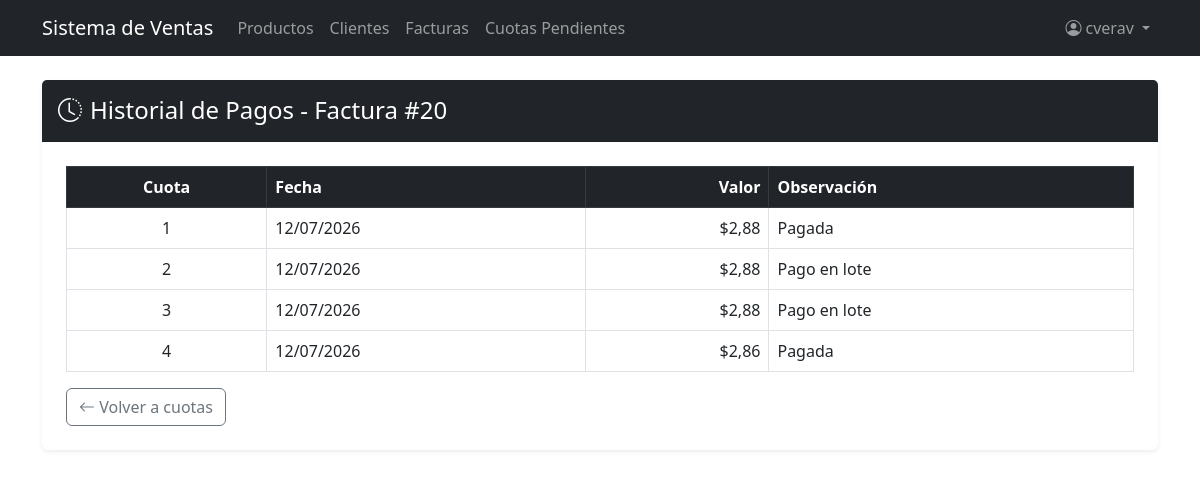
Page /creditos-ventas/factura/20/pagos/ (signed in) on the committed database.
### billing/models.py (models this page shows, shortened)
class Invoice(models.Model):
    customer = models.ForeignKey(Customer, on_delete=models.PROTECT, related_name='invoices', verbose_name='Cliente')
    invoice_date = models.DateTimeField(auto_now_add=True, verbose_name='Datos de Factura')
    subtotal = models.DecimalField(max_digits=12, decimal_places=2, default=0)
    tax = models.DecimalField(max_digits=12, decimal_places=2, default=0, verbose_name='Impuesto')
    total = models.DecimalField(max_digits=12, decimal_places=2, default=0, verbose_name='Total')
    is_active = models.BooleanField(default=True)
    tipo_pago = models.CharField(
        max_length=10,
        choices=[("CONTADO", "CONTADO"), ("CREDITO", "CREDITO")],
        default="CONTADO",
        verbose_name="Tipo de pago",
    )
    saldo = models.DecimalField(max_digits=12, decimal_places=2, default=0)
    estado = models.CharField(
        max_length=15,
        choices=[("PENDIENTE", "PENDIENTE"), ("PAGADA", "PAGADA")],
        default="PENDIENTE",
    )
    class Meta: ordering = ['-invoice_date']

### creditos_ventas/models.py (models this page shows, shortened)
class PagoCuotaVenta(models.Model):
    cuota = models.ForeignKey(CuotaVenta, on_delete=models.PROTECT, related_name='pagos')
    fecha = models.DateField()
    valor = models.DecimalField(max_digits=10, decimal_places=2)
    observacion = models.TextField(blank=True)

class CuotaVenta(models.Model):
    factura = models.ForeignKey(Invoice, on_delete=models.PROTECT, related_name='cuotas')
    numero = models.PositiveIntegerField()
    fecha_vencimiento = models.DateField()
    valor = models.DecimalField(max_digits=10, decimal_places=2)
    saldo = models.DecimalField(max_digits=10, decimal_places=2)
    estado = models.CharField(max_length=15, choices=[("PENDIENTE", "PENDIENTE"), ("PAGADA", "PAGADA")], default="PENDIENTE")
    class Meta:
        ordering = ['factura', 'numero']
        constraints = [
            models.UniqueConstraint(fields=['factura', 'numero'], name='unique_cuota_numero_por_factura')
        ]

### creditos_ventas/views.py (the view)
# urls.py: path('factura/<int:pk>/pagos/', views.HistorialPagosFacturaView.as_view(), name='historial_pagos_factura'),
class HistorialPagosFacturaView(LoginRequiredMixin, ListView):
    model = PagoCuotaVenta
    template_name = 'creditos_ventas/historial_pagos.html'
    context_object_name = 'pagos'
    def get_queryset(self):
        self.factura = get_object_or_404(Invoice, pk=self.kwargs['pk'])
        return (
            PagoCuotaVenta.objects
            .filter(cuota__factura=self.factura)
            .select_related('cuota')
            .order_by('cuota__numero', '-fecha')
        )
    def get_context_data(self, **kwargs):
        ctx = super().get_context_data(**kwargs)
        ctx['factura'] = self.factura
        ctx['cuota'] = None
        return ctx

### security/templatetags/security_tags.py (called while the page is built)
@register.filter(name='role_badge_class')
def role_badge_class(role_name):
    return ROLE_BADGE_CLASSES.get(role_name, 'bg-secondary')

@register.filter(name='has_group')
def has_group(user, group_name):
    if not user.is_authenticated:
        return False
    if user.is_superuser:      # el superusuario ve todo
        return True
    return user.groups.filter(name=group_name).exists()

### creditos_ventas/templates/creditos_ventas/historial_pagos.html (shortened to what this page needs)
{% extends 'billing/base.html' %}
{% block content %}
<div class="card shadow-sm border-0">
  <div class="card-header bg-dark text-white py-3">
    <h4 class="mb-0 d-flex align-items-center gap-2">
      <i class="bi bi-clock-history"></i>
      {% if cuota %}Historial de Pagos - Cuota {{ cuota.numero }} (Factura #{{ factura.id }})
      {% else %}Historial de Pagos - Factura #{{ factura.id }}{% endif %}
    </h4>
  </div>
  <div class="card-body p-4">
    <div class="table-responsive">
      <table class="table table-bordered align-middle">
        <thead class="table-dark">
          <tr>
            {% if not cuota %}<th class="text-center">Cuota</th>{% endif %}
            <th>Fecha</th>
            <th class="text-end">Valor</th>
            <th>Observación</th>
          </tr>
        </thead>
        <tbody>
          {% for pago in pagos %}
          <tr>
            {% if not cuota %}<td class="text-center">{{ pago.cuota.numero }}</td>{% endif %}
            <td>
              {{ pago.fecha|date:"d/m/Y" }}
            </td>
            <td class="text-end">${{ pago.valor }}</td>
            <td>{{ pago.observacion|default:"—" }}</td>
          </tr>
          {% empty %}
          <tr><td colspan="{% if cuota %}3{% else %}4{% endif %}" class="text-center text-muted py-3">Sin pagos registrados.</td></tr>
          {% endfor %}
        </tbody>
      </table>
    </div>
    <a href="{% url 'creditos_ventas:cuotas_factura' factura.pk %}" class="btn btn-outline-secondary">
      <i class="bi bi-arrow-left"></i> Volver a cuotas
    </a>
  </div>
</div>
{% endblock %}

### billing/templates/billing/base.html (shortened to what this page needs)
{% load security_tags %}
<!DOCTYPE html>
<html lang="es">
<head>
  <link href="https://cdn.jsdelivr.net/npm/bootstrap@5.3.0/dist/css/bootstrap.min.css" rel="stylesheet">
  <link href="https://cdn.jsdelivr.net/npm/bootstrap-icons@1.11.3/font/bootstrap-icons.min.css" rel="stylesheet">
</head>
<body>
<nav class="navbar navbar-expand-lg navbar-dark bg-dark">
  <div class="container">
    <a class="navbar-brand" href="{% url 'billing:home' %}">Sistema de Ventas</a>
    <div class="collapse navbar-collapse" id="nav">
      <ul class="navbar-nav me-auto">
        {% if user.is_authenticated %}
        {% if perms.billing.view_product %}
        <li class="nav-item"><a class="nav-link" href="{% url 'billing:product_list' %}">Productos</a></li>
        {% endif %}
        {% if perms.billing.view_customer %}
        <li class="nav-item"><a class="nav-link" href="{% url 'billing:customer_list' %}">Clientes</a></li>
        {% endif %}
        {% if perms.billing.view_invoice %}
        <li class="nav-item"><a class="nav-link" href="{% url 'billing:invoice_list' %}">Facturas</a></li>
        <li class="nav-item"><a class="nav-link" href="{% url 'creditos_ventas:cuotas_pendientes' %}">Cuotas Pendientes</a></li>
        {% endif %}
        {% endif %}
      </ul>
      <ul class="navbar-nav">
        {% if user.is_authenticated %}
        {% with role=user.groups.first %}
        <li class="nav-item dropdown">
          <a class="nav-link dropdown-toggle" href="#" data-bs-toggle="dropdown">
            <i class="bi bi-person-circle me-1"></i>{{ user.username }}
          </a>
        </li>
        {% endwith %}
        {% else %}
        <li class="nav-item">
          <a class="nav-link" href="{% url 'security:login' %}">Login</a>
        </li>
        {% endif %}
      </ul>
    </div>
  </div>
</nav>
<div class="container mt-4">
  {% block content %}
  {% endblock %}
</div>
</body>
</html>

### rows in the picture
Invoice: id "20"
PagoCuotaVenta: cuota.numero "1", fecha "12/07/2026", valor "2,88", observacion "Pagada"
PagoCuotaVenta: cuota.numero "2", fecha "12/07/2026", valor "2,88", observacion "Pago en lote"
PagoCuotaVenta: cuota.numero "3", fecha "12/07/2026", valor "2,88", observacion "Pago en lote"
PagoCuotaVenta: cuota.numero "4", fecha "12/07/2026", valor "2,86", observacion "Pagada"

### other values in the picture
{{ user.username }} "cverav"
